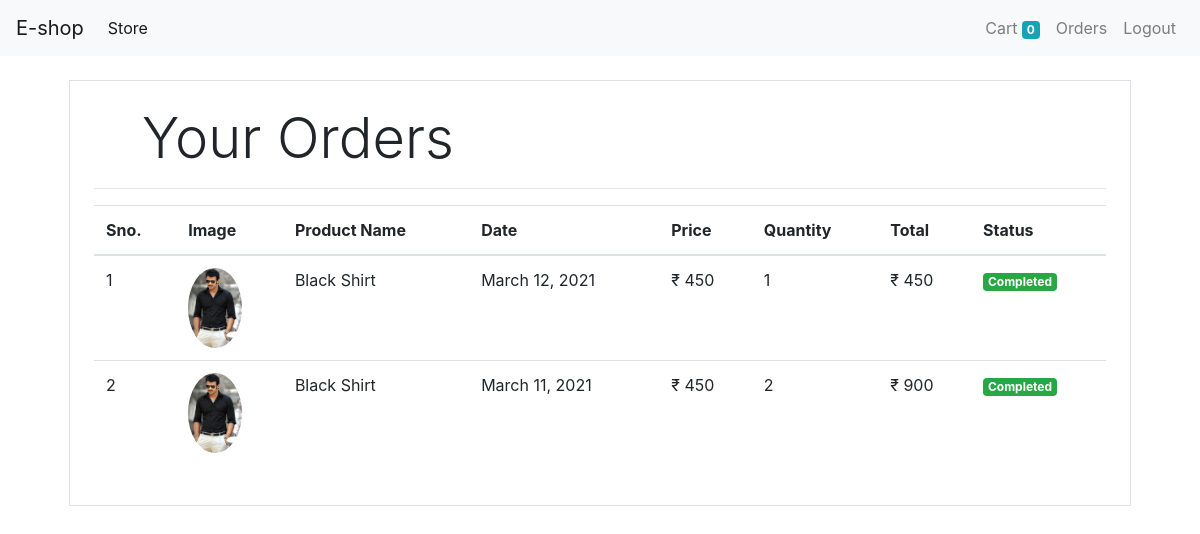
The page /orders (signed in) on the database its author committed.
### store/models/orders.py (models this page shows, shortened)
class Order(models.Model):
    product = models.ForeignKey(Product, on_delete=models.CASCADE)
    customer = models.ForeignKey(Customer, on_delete=models.CASCADE)
    quantity = models.IntegerField(default=1)
    price = models.IntegerField()
    address = models.CharField(max_length=50, default="", blank=True)
    phone = models.CharField(max_length=50, default="", blank=True)
    date = models.DateField(default=datetime.datetime.today)
    status= models.BooleanField(default=False)
    @staticmethod
    def get_orders_by_customer(customer_id):
        return Order\
            .objects\
            .filter(customer = customer_id)\
            .order_by('-date')

### store/models/product.py (models this page shows, shortened)
class Product(models.Model):
    name = models.CharField(max_length=50)
    price = models.IntegerField(default=0)
    category = models.ForeignKey(Category, on_delete=models.CASCADE)
    description = models.CharField(max_length=200, default='', blank=True)
    image = models.ImageField(upload_to='uploads/products/')

### store/middlewares/auth.py (the view)
    def middleware(request):
        returnUrl = request.META['PATH_INFO']
        print(request.META['PATH_INFO'])
        if not request.session.get('customer'):
            return redirect(f'login?return_url={returnUrl}')
        response = get_response(request)
        return response

### store/templatetags/custom_filter.py (called while the page is built)
@register.filter(name='currency')
def currency(number):
    return "₹ " + str(number)

@register.filter(name='multiply')
def multiply(number, number1):
    return number * number1

### store/views/orders.py (called while the page is built)
    def get(self, request):
        customer = request.session.get('customer')
        orders = Order.get_orders_by_customer(customer)
        print(orders)
        return render(request, 'orders.html', {'orders' : orders})

### store/templates/orders.html
{% extends 'base.html' %}
{% block content %}
{% load cart %}
{% load custom_filter %}
<div class="container">
    <div class="border ronded m-4 p-4">
        <p class="display-4 pl-4 ml-4">Your Orders</p>
        <hr>
        <table class="table">
            <thead>
                <tr>
                    <th>Sno.</th>
                    <th>Image</th>
                    <th>Product Name</th>
                    <th>Date</th>
                    <th>Price</th>
                    <th>Quantity</th>
                    <th>Total</th>
                    <th>Status</th>
                </tr>
            </thead>
            <tbody>
                {% for order in orders %}
                <tr>
                    <td >{{forloop.counter}}</td>
                    <td><img style="height:80px" src="{{order.product.image.url}}" class="rounded-circle" alt=""></td>
                    <td>{{order.product.name}}</td>
                    <td>{{order.date}}</td>
                    <td>{{order.price|currency}}</td>
                    <td>{{order.quantity}}</td>
                    <td>{{order.quantity|multiply:order.price|currency}}</td>
                    {% if order.status %}
                    <td>
                        <small class="badge badge-success">Completed</small>
                    </td>
                    {% else %}
                    <td>
                        <small class="badge badge-warning">pending</small>
                    </td>
                    {% endif %}
                </tr>
                {% endfor %}
            </tbody>
        </table>
    </div>
</div>
{% endblock%}

### rows shown on the page
Order: product.image (picture), product.name "Black Shirt", date "March 12, 2021", price "₹ 450", quantity "1", quantity|multiply "₹ 450", status "Completed"
Order: product.image (picture), product.name "Black Shirt", date "March 11, 2021", price "₹ 450", quantity "2", quantity|multiply "₹ 900", status "Completed"

### other values the page prints
{{ request.session.cart.keys|length }} "0"
